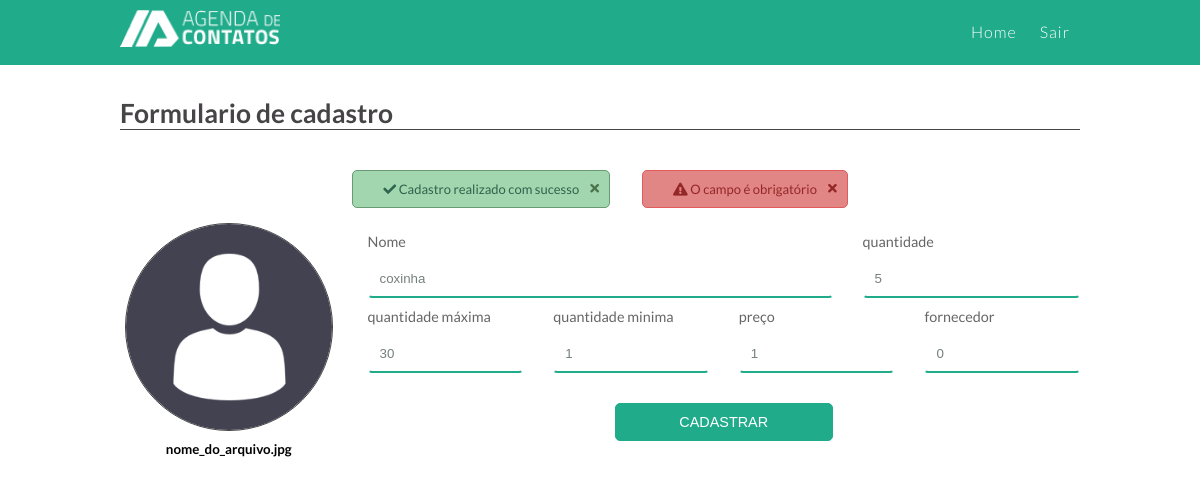
Page /produto/edit/1 on the committed database.
### tables this page shows
CREATE TABLE `tblestoque` (
  `idproduto` int(11) NOT NULL,
  `produto` varchar(50) NOT NULL,
  `qtd` int(11) NOT NULL,
  `qtdmax` int(11) NOT NULL,
  `qtdmin` int(11) NOT NULL,
  `preco` int(11) NOT NULL,
  `fornecedor` varchar(50) NOT NULL
);

### app/controllers/ProdutoController.php (called while the page is built, shortened)
<?php
class ProdutoController extends Controller{
   public function edit($id){
      $objProduto = new Produto();
      $dados["produto"] = $objProduto->getProduto($id);
      $dados["view"] = "produto/create";
      $this->load("template",$dados);
   }
}

### app/core/Core.php (called while the page is built, shortened)
<?php
class Core{
    private $controller;
    private $metodo;
    private $parametros = array();
    public function run(){
       $c = new $controllerCorrente;
       call_user_func_array(array($c, $this->getMetodo()), $this->getParametros());
    }
    public function verificaUri(){
        $url =explode("index.php", $_SERVER["PHP_SELF"]);
        $url = end($url);
        if($url!=""){
            $url = explode('/', $url);
            array_shift($url);
            $this->controller = ucfirst($url[0]) ."Controller";
            array_shift($url);
            if(isset($url[0])){
                $this->metodo = $url[0];
                array_shift($url);
            }
            if(isset($url[0])){
                $this->parametros= array_filter($url);
            }
        }else{
            $this->controller = ucfirst(CONTROLLER_PADRAO) ."Controller";
        }
    }
    public function getMetodo() {
        if(method_exists(NAMESPACE_CONTROLLER .$this->controller, $this->metodo)){
            return $this->metodo;
        }
        return METODO_PADRAO;
    }
    public function getParametros() {
        return $this->parametros;
    }
}

### index.php (called while the page is built, shortened)
<?php
require 'app/core/Core.php';
$core = new Core;
$core->run();

### app/core/Model.php (called while the page is built, shortened)
<?php
abstract class Model{
    public function __construct() {
		 $opcoes = array(
                \PDO::ATTR_ERRMODE => \PDO::ERRMODE_EXCEPTION,
                \PDO::MYSQL_ATTR_INIT_COMMAND =>"Set NAMES utf8"
        );
        $this->db = new \PDO("mysql:dbname=".BANCO.";host=".SERVIDOR,USUARIO,SENHA, $opcoes);
    }
}

### app/models/Produto.php (called while the page is built, shortened)
<?php
class Produto extends Model{
    public function getProduto($id){
        $sql = "SELECT * FROM tblestoque where idproduto = $id";
        $qry = $this->db->query($sql);
        return $qry->fetch(\PDO::FETCH_OBJ);
    }
}

### app/views/Produto/create.php (the view, shortened to what this page needs)
<section class="mt-4">
	<div class="titulo h5 mb-0"><h2>Formulario de cadastro</h2></div>
		<div class="base-form">
			<div class="caixa-form">
				<form action="<?php echo URL_BASE."produto/salvar" ?>" method="POST">
					<div class="rows">
						<div class="col-12 d-flex text-justify-center">
							<span href="" class="msg msg-verde mx-3"><i class="fas fa-check"></i> Cadastro realizado com sucesso <a href="javascrip:;" onclick="fecharMsg()" class="fas fa-times float-right"></a></span>
							<span href="" class="msg msg-vermelho mx-3"><i class="fas fa-exclamation-triangle"></i> O campo é obrigatório <a href="javascript:;" onclick="fecharMsg()" class="fas fa-times float-right"></a></span>
						</div>
					</div>
					<div class="rows msg-form">
						<div class="col-3 position-relative">
							<img src="img/img-usuario.png" class="img-fluido foto">
							<div  class="foto-file">
								<input type="file" id="editarFoto"><label for="editarFoto"><span>Editar foto</span></label>
							</div>
							<small class="d-block text-center pt-1 pb-2"><b>nome_do_arquivo.jpg</b></small>
						</div>
						<div class="col-9">
							<div class="rows">
								<div class="col-8">
									<label>Nome</label>
									<input name="produto" value="<?php echo isset($produto) ? $produto->produto : "" ?>" type="text" placeholder="Insira o nome do produto" class="form-campo">
								</div>
							<div class="col-4">
								<label>quantidade</label>
								<input name="qtd" value="<?php echo isset($produto) ? $produto->qtd : "" ?>" type="text" placeholder="Insira a quantidade" class="form-campo">
							</div>
								<div class="col-3">
									<label>quantidade máxima</label>
									<input name="qtdmax" value="<?php echo isset($produto) ? $produto->qtdmax : "" ?>" type="text" placeholder="quantidade máxima deste produto" class="form-campo">
								</div>
							<div class="col-3">
								<label>quantidade minima</label>
								<input name="qtdmin" value="<?php echo isset($produto) ? $produto->qtdmin : "" ?>" type="text" placeholder="quantidade minima deste produto" class="form-campo">
							</div>
                            <div class="col-3">
								<label>preço</label>
								<input name="preco" value="<?php echo isset($produto) ? $produto->preco : "" ?>" type="text" placeholder="preço deste produto" class="form-campo">
							</div>
                            <div class="col-3">
								<label>fornecedor</label>
								<input name="fornecedor" value="<?php echo isset($produto) ? $produto->fornecedor : "" ?>" type="text" placeholder="fornecedor deste produto" class="form-campo">
							</div>
							<div class="col-4 m-auto">
								<input type="submit" value="Cadastrar" class="btn btn-verde width-100">
							</div>
						</div>
					</div>
				</form>
			</div>
		</div>
	</div>

### assets/css/auxiliar.css (style rules this page uses)
a { text-decoration:none }
.text-center { text-align:center!important; }
.d-block { display:block!important; }
.d-flex { display:flex!important; }
.float-right { float:right; }
.m-auto { margin:0 auto!important; }
.mt-4,.my-4 { margin-top:2rem!important; }
.mb-0,.my-0 { margin-bottom:0!important; }
.ml-3,.mx-3 { margin-left:1rem!important; }
.mr-3,.mx-3 { margin-right:1rem!important; }
.pb-2,.py-2 { padding-bottom:.9rem!important; }
.pt-1,.py-1 { padding-top:.6rem!important; }
.h5 { font-size:1.1rem!important;margin-bottom:20px;display:block }
.text-justify-center { justify-content: center; }
.position-relative { position:relative!important; }
.width-100 { width:100%!important; }
.btn { display: block; padding: 10px; border:0; border-radius: 5px; color: #fff; text-align: center; text-transform: uppercase; text-decoration: none; background:#41d07b!important; transition:all .4s; font-size: .9rem!important; }
.btn-verde { background:#20AB8A!important; border: solid 1px #20AB8A!important; }
.form-campo { width: 100%; max-width: 100%; padding: 10px; display: block; border: solid 2px transparent; border-bottom: solid 2px #20AB8A; color: #75807b; background: none; border-radius: 4px; transition: all .2s; }
.img-fluido { max-width:100%; }
.msg { display: block; background: #de6d6d; border-radius: 5px; padding: 10px; border: solid 1px #d74e4e; color: #7f2e2e; font-weight: 600; margin-bottom:15px; padding-right: 30px!important; position: relative; }
.msg .fa-times { position:absolute; right:10px; top:12px }
.msg.msg-verde .fa-times { color: #4d754d;text-decoration:none; font-size:.8rem }
.msg.msg-vermelho .fa-times { color: #942828;text-decoration:none; font-size:.8rem }
.msg.msg-verde { background: #a2d6ae; border-color: #689a74; color: #2e634d; }
.msg.msg-vermelho { background: #e28585; border-color: #e05c5c; color: #942828; }

### assets/css/grade.css (style rules this page uses)
*,::after,::before { box-sizing:border-box; -webkit-box-sizing:border-box; -moz-box-sizing:border-box; -o-box-sizing:border-box; -ms-box-sizing:border-box; }
.rows { display:flex; display:-ms-flex; flex-wrap:wrap; -ms-flex-wrap:wrap; margin-left:-15px; margin-right:-15px; }
.col,.col-1,.col-2,.col-3,.col-4,.col-6,.col-8,.col-9,.col-10,.col-12 { position:relative; width:100%; min-height:1px; padding-right:15px; padding-left:15px; }
@media (min-width:992px) { .col-3 { max-width:25%; ms-flex:0 0 25%; flex:0 0 25%; } }
@media (min-width:992px) { .col-4 { max-width:33.333333%; ms-flex:0 0 33.333333%; flex:0 0 33.333333%; } }
@media (min-width:992px) { .col-8 { max-width:66.666667%; ms-flex:0 0 66.666667%; flex:0 0 66.666667%; } }
@media (min-width:992px) { .col-9 { max-width:75%; ms-flex:0 0 75%; flex:0 0 75%; } }
@media (min-width:992px) { .col-12 { max-width:100%; ms-flex:0 0 100%; flex:0 0 100%; } }

### assets/css/style.css (style rules this page uses)
* { padding:0; margin:0; box-sizing:border-box; -webkit-box-sizing:border-box; -moz-box-sizing:border-box; -o-box-sizing:border-box; }
body { font-family: 'Lato', sans-serif; font-size:1em; background: #fff; }
a { text-decoration:none; }
.titulo { display: block; border-bottom: solid 1px #464446; color: #464446; font-size: 1.2em; margin-bottom: 1.5rem; }
.base-form { width:100%; float:left; padding:20px 0px; margin-top:20px; padding-bottom:40px; }
.base-form .caixa-form { width:100%; float:left; }
.base-form .caixa-form form label { display:block; margin-bottom:.6rem; margin-top:.6rem; }
.base-form .caixa-form form label { display:block; font-size:.9em; color:#666; }
.base-form .caixa-form .btn { width:auto; background:#e3960b; color:#fff; border:0; display:block; margin:0 auto; text-transform:uppercase; margin-top:30px; margin-bottom:30px; }
.base-form .foto { border-radius:150px; border:solid 1px #444; display:block; height: 208px; margin:0 auto }
.base-form .foto-file label { position:absolute; z-index:1; left:20px; right:20px; top:0; bottom:33px; text-align: center; align-items: flex-end; cursor:pointer; transition:all .2s linear; }
.msg { font-weight: 400; margin-bottom: 15px; font-size: small; padding-left:30px }

### rows in the picture
tblestoque: produto "coxinha", qtd "5", qtdmax "30", qtdmin "1", preco "1", fornecedor "0"
